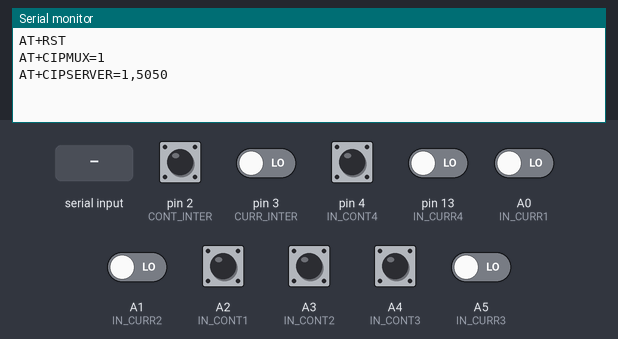
A sketch run on a simulated Arduino Uno, built with avr-gcc and run on an emulated ATmega328P. Parts: the last lines printed to the serial monitor. The inputs (shaded band) are chosen by the test bench; at power-on: A2 (IN_CONT1), A3 (IN_CONT2), A4 (IN_CONT3), pin 2 (CONT_INTER), pin 4 (IN_CONT4) HIGH, A0 (IN_CURR1), A1 (IN_CURR2), A5 (IN_CURR3), pin 3 (CURR_INTER), pin 13 (IN_CURR4) LOW.

Above: at 4.5 s.
4.6 s: "<OR1>" received over Serial
At 6.9 s:
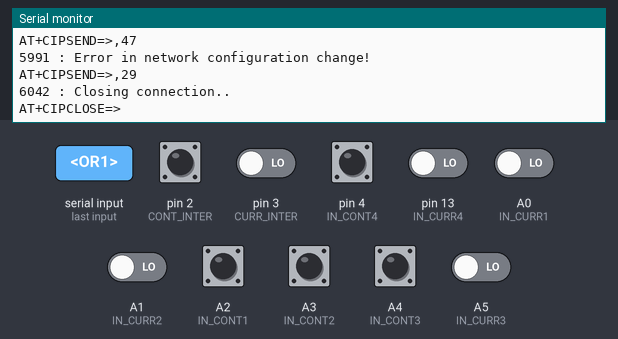
7.6 s: "<OR2>" received over Serial
At 8.06 s:
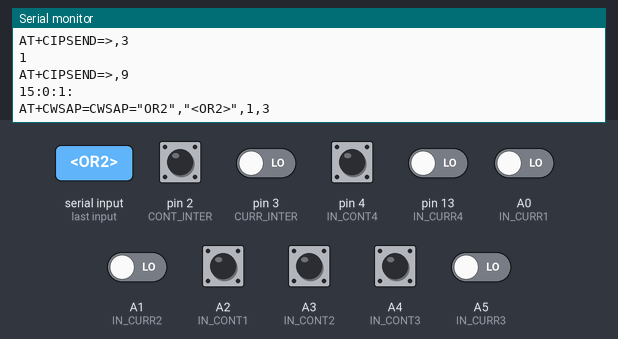
9.1 s: "<,CONNECT>" received over Serial
At 10.48 s:
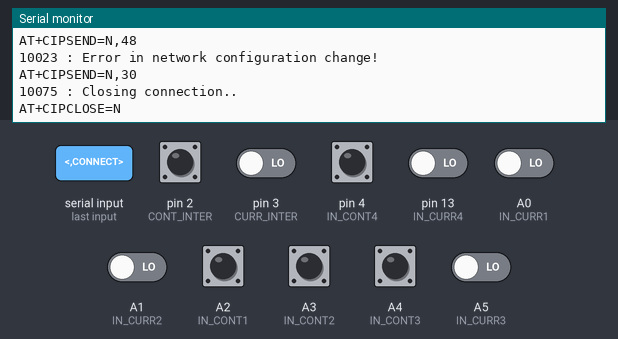
10.6 s: "<,CLOSED>" received over Serial
At 11.5 s:
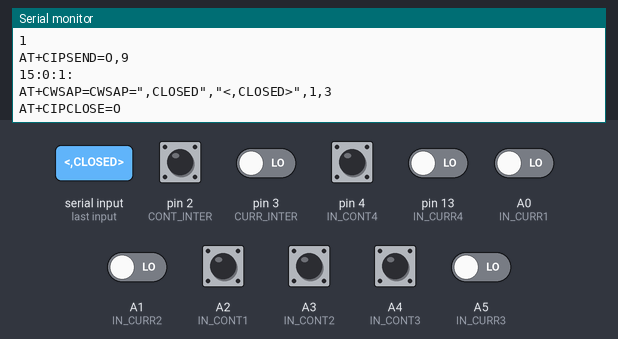
12.1 s: "<+IPD,>" received over Serial
At 13.06 s:
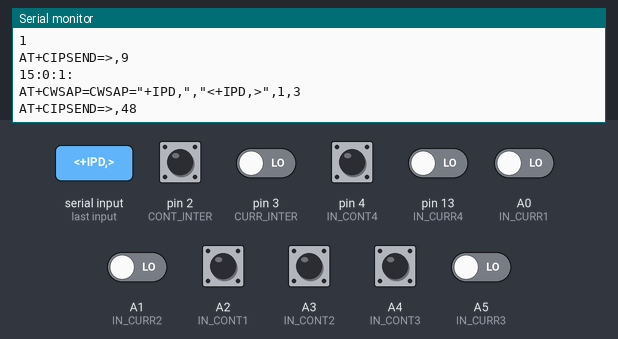
13.7 s: "<OSD>" received over Serial
At 14.12 s:
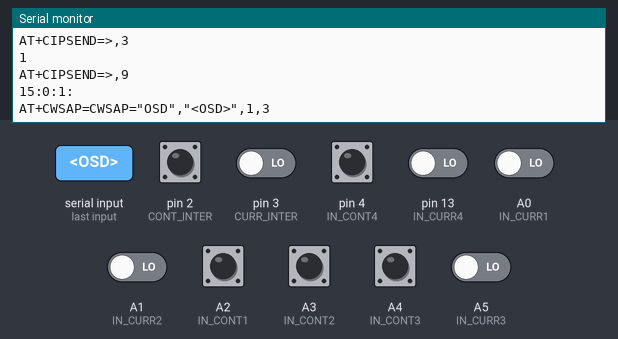
Timing chart, 0 to 16.4 s (numbered marks = the images above; inputs shaded):
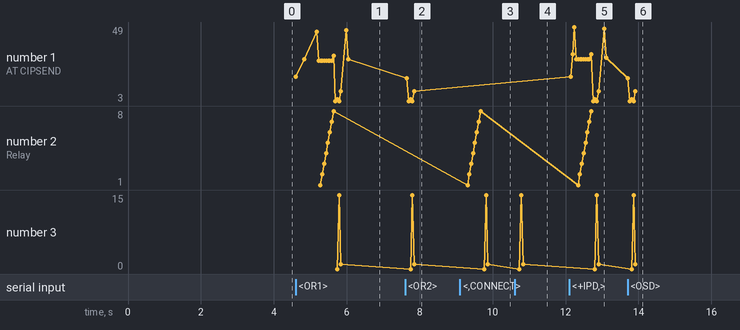

The sketch:

texuino_controller_v1.2.ino
```cpp
#define ON 1
#define OFF 0
#define GOT_IP 2
#define CONNCTD 3
#define DSCNCTD 4
//Output pins:
#define R1 5
#define R2 6
#define R3 7
#define R4 8
#define R5 9
#define R6 10
#define R7 11
#define R8 12
//Input pins:
#define IN_CURR1 A0
#define IN_CURR2 A1
#define IN_CONT1 A2
#define IN_CONT2 A3
#define IN_CONT3 A4
#define IN_CURR3 A5
#define CONT_INTER 2
#define CURR_INTER 3
#define IN_CONT4 4
#define IN_CURR4 13

boolean messages[] = {false, false, false, false, false};
boolean safeDisconnect[] = {false, false, false, false, false};
int connectionStatus[] = {DSCNCTD, DSCNCTD, DSCNCTD, DSCNCTD, DSCNCTD};
int relayByte = 0;
int responseDelay = 10;

void setup()
{
  Serial.begin(115200);
  //Relays:
  pinMode(R1, OUTPUT);
  pinMode(R2, OUTPUT);
  pinMode(R3, OUTPUT);
  pinMode(R4, OUTPUT);
  pinMode(R5, OUTPUT);
  pinMode(R6, OUTPUT);
  pinMode(R7, OUTPUT);
  pinMode(R8, OUTPUT);
  //Contuinity inputs:
  pinMode(IN_CONT1, INPUT_PULLUP);
  pinMode(IN_CONT2, INPUT_PULLUP);
  pinMode(IN_CONT3, INPUT_PULLUP);
  pinMode(IN_CONT4, INPUT_PULLUP);
  pinMode(CONT_INTER, INPUT_PULLUP);
  //Current inputs:
  pinMode(IN_CURR1, INPUT);
  pinMode(IN_CURR2, INPUT);
  pinMode(IN_CURR3, INPUT);
  pinMode(IN_CURR4, INPUT);
  pinMode(CURR_INTER, INPUT);
  //Initialise Wi-Fi module:
  setupModule();
}

void loop()
{
  processCommand(streamRead());
}

void sendInfoMessage(String connnectionId, String msg, boolean timestamp)
{
  int id = connnectionId.toInt();
  if ((id >= 0) && (id <= 5))
  {
    if (messages[id])
    {
      if (timestamp)
      {
        long tickCount = millis();
        msg = String(tickCount) + " : " + msg;
      }
      streamWrite(connnectionId, msg, true);
    }
  }
}

void streamWrite(String connnectionId, String value, boolean newline)
{
  int msgSize = value.length();
  if (newline)
  {
    msgSize = msgSize + 2;
  }

  Serial.print("AT+CIPSEND=" + connnectionId + ",");
  Serial.println(msgSize);
  delay(50);
  if (newline)
  {
    Serial.println(value);
  }
  else
  {
    Serial.print(value);
  }
  delay(msgSize * responseDelay);
}

String streamRead()
{
  String content = "";
  char character;
  delay(50);
  while (Serial.available())
  {
    character = Serial.read();
    content.concat(character);
  }
  return content;
}

void processCommand(String cmd)
{
  String id = "0";
  if (cmd.length() > 0)
  {

    // **************************************************************************************************QUERY CONNECTION**************************************************************************************** \\
    if (cmd.indexOf(",CONNECT") >= 0)
    {
      id = cmd.substring(cmd.indexOf(",CONNECT") - 1, cmd.indexOf(",CONNECT"));
      int idIndex = id.toInt(); //need validation here
      if (idIndex < 5)
      {
        connectionStatus[idIndex] = CONNCTD;
        //DEBUG
        //streamWrite("0", "CONNECTION OPENED, ID: " + id, true);
      }
      else
      {
        //DEBUG
        //streamWrite("0", "ERROR INDEXING ID!", true);
      }
    }

    if (cmd.indexOf(",CLOSED") >= 0)
    {
      id = cmd.substring(cmd.indexOf(",CLOSED") - 1, cmd.indexOf(",CLOSED"));
      int idIndex = id.toInt();
      if (idIndex < 5)
      {
        connectionStatus[idIndex] = DSCNCTD;
        //DEBUG
        //streamWrite("0", "CONNECTION CLOSED, ID: " + id, true);
      }
      else
      {
        //DEBUG
        //streamWrite("0", "ERROR INDEXING ID!", true);
      }
    }

    // *********************************************************************************************************COMMANDS******************************************************************************************** \\
    if (cmd.indexOf("+IPD,") >= 0)
    {
      //Get sender ID:
      id = cmd.substring(cmd.indexOf("+IPD,") + 5, cmd.indexOf("+IPD,") + 6);
      //DEBUG
      //streamWrite("0", "DATA RECEIVED FROM ID: " + id, true);
      //Convert string id to int:
      int idIndex = id.toInt();

      //Look up string for the following possible commands:

      //-------------------------------------------------------------TOGGLE MESSAGES------------------------------------------------------------\\
      if (cmd.indexOf("MSGS") >= 0)
      {
        messages[idIndex] = !messages[idIndex];
        if (messages[idIndex])
        {
          streamWrite(id, "MESSAGES SHOWING", true);
        }
        else
        {
          streamWrite(id, "MESSAGES HIDDEN", true);
        }
      }
      //------------------------------------------------------------------END--------------------------------------------------------------------\\

      //------------------------------------------------------------SEND AT CMD------------------------------------------------------------------\\
      if ((cmd.indexOf("ATSEND") >= 0) && (cmd.indexOf("<") >= 0) && (cmd.indexOf(">") >= 0) && (cmd.indexOf("{") >= 0) && (cmd.indexOf("}") >= 0))
      {
        String atCmd = cmd.substring(cmd.indexOf('<') + 1, cmd.indexOf('>'));
        String atdelay = cmd.substring(cmd.indexOf('{') + 1, cmd.indexOf('}'));
        sendAtCommand(atCmd, atdelay.toInt());
        sendInfoMessage(id, "Sent AT command: " + atCmd, true);
      }
      //------------------------------------------------------------------END--------------------------------------------------------------------\\

      //------------------------------------------------------------RESPONSE DELAY---------------------------------------------------------------\\
      if ( (cmd.indexOf("RESDLY") >= 0) && (cmd.indexOf("<") >= 0) && (cmd.indexOf(">") >= 0) )
      {
        String delaySize = cmd.substring(cmd.indexOf('<') + 1, cmd.indexOf('>'));
        responseDelay = delaySize.toInt();
        sendInfoMessage(id, "Set response delay multiplier to: " + delaySize, true);
      }
      //------------------------------------------------------------------END--------------------------------------------------------------------\\

      //------------------------------------------------------------SAFE DISCONNECT--------------------------------------------------------------\\
      if ((idIndex >= 0) && (idIndex <= 4))
      {
        if (cmd.indexOf("OSD") >= 0)
        {
          safeDisconnect[idIndex] = false;
          sendInfoMessage(id, "Safe disconnect deactivated", true);
        }
        if (cmd.indexOf("ISD") >= 0)
        {
          safeDisconnect[idIndex] = true;
          sendInfoMessage(id, "Safe disconnect activated", true);
        }
      }
      //------------------------------------------------------------------END--------------------------------------------------------------------\\

      //------------------------------------------------------------RELAY 1 CONTROL--------------------------------------------------------------\\
      if (cmd.indexOf("OR1") >= 0)
      {
        digitalWrite(R1, LOW);
        bitWrite(relayByte, 0, 0);
        sendInfoMessage(id, "Relay 1 deactivated", true);
      }
      if (cmd.indexOf("IR1") >= 0)
      {
        digitalWrite(R1, HIGH);
        bitWrite(relayByte, 0, 1);
        sendInfoMessage(id, "Relay 1 activated", true);
      }
      //------------------------------------------------------------------END--------------------------------------------------------------------\\

      //------------------------------------------------------------RELAY 2 CONTROL--------------------------------------------------------------\\
      if (cmd.indexOf("OR2") >= 0)
      {
        digitalWrite(R2, LOW);
        bitWrite(relayByte, 1, 0);
        sendInfoMessage(id, "Relay 2 deactivated", true);
      }
      if (cmd.indexOf("IR2") >= 0)
      {
        digitalWrite(R2, HIGH);
        bitWrite(relayByte, 1, 1);
        sendInfoMessage(id, "Relay 2 activated", true);
      }
      //------------------------------------------------------------------END--------------------------------------------------------------------\\

      //------------------------------------------------------------RELAY 3 CONTROL--------------------------------------------------------------\\
      if (cmd.indexOf("OR3") >= 0)
      {
        digitalWrite(R3, LOW);
        bitWrite(relayByte, 2, 0);
        sendInfoMessage(id, "Relay 3 deactivated", true);
      }
      if (cmd.indexOf("IR3") >= 0)
      {
        digitalWrite(R3, HIGH);
        bitWrite(relayByte, 2, 1);
        sendInfoMessage(id, "Relay 3 activated", true);
      }
      //------------------------------------------------------------------END--------------------------------------------------------------------\\

      //------------------------------------------------------------RELAY 4 CONTROL--------------------------------------------------------------\\
      if (cmd.indexOf("OR4") >= 0)
      {
        digitalWrite(R4, LOW);
        bitWrite(relayByte, 3, 0);
        sendInfoMessage(id, "Relay 4 deactivated", true);
      }
      if (cmd.indexOf("IR4") >= 0)
      {
        digitalWrite(R4, HIGH);
        bitWrite(relayByte, 3, 1);
        sendInfoMessage(id, "Relay 4 activated", true);
      }
      //------------------------------------------------------------------END--------------------------------------------------------------------\\

      //------------------------------------------------------------RELAY 5 CONTROL--------------------------------------------------------------\\
      if (cmd.indexOf("OR5") >= 0)
      {
        digitalWrite(R5, LOW);
        bitWrite(relayByte, 4, 0);
        sendInfoMessage(id, "Relay 5 deactivated", true);
      }
      if (cmd.indexOf("IR5") >= 0)
      {
        digitalWrite(R5, HIGH);
        bitWrite(relayByte, 4, 1);
        sendInfoMessage(id, "Relay 5 activated", true);
      }
      //------------------------------------------------------------------END--------------------------------------------------------------------\\

      //------------------------------------------------------------RELAY 6 CONTROL--------------------------------------------------------------\\
      if (cmd.indexOf("OR6") >= 0)
      {
        digitalWrite(R6, LOW);
        bitWrite(relayByte, 5, 0);
        sendInfoMessage(id, "Relay 6 deactivated", true);
      }
      if (cmd.indexOf("IR6") >= 0)
      {
        digitalWrite(R6, HIGH);
        bitWrite(relayByte, 5, 1);
        sendInfoMessage(id, "Relay 6 activated", true);
      }
      //------------------------------------------------------------------END--------------------------------------------------------------------\\

      //------------------------------------------------------------RELAY 7 CONTROL--------------------------------------------------------------\\
      if (cmd.indexOf("OR7") >= 0)
      {
        digitalWrite(R7, LOW);
        bitWrite(relayByte, 6, 0);
        sendInfoMessage(id, "Relay 7 deactivated", true);
      }
      if (cmd.indexOf("IR7") >= 0)
      {
        digitalWrite(R7, HIGH);
        bitWrite(relayByte, 6, 1);
        sendInfoMessage(id, "Relay 7 activated", true);
      }
      //------------------------------------------------------------------END--------------------------------------------------------------------\\

      //------------------------------------------------------------RELAY 8 CONTROL--------------------------------------------------------------\\
      if (cmd.indexOf("OR8") >= 0)
      {
        digitalWrite(R8, LOW);
        bitWrite(relayByte, 7, 0);
        sendInfoMessage(id, "Relay 8 deactivated", true);
      }
      if (cmd.indexOf("IR8") >= 0)
      {
        digitalWrite(R8, HIGH);
        bitWrite(relayByte, 7, 1);
        sendInfoMessage(id, "Relay 8 activated", true);
      }
      //------------------------------------------------------------------END--------------------------------------------------------------------\\

      //----------------------------------------------------------ALL RELAY CONTROL--------------------------------------------------------------\\
      if (cmd.indexOf("OAR") >= 0)
      {
        setAllRelays(OFF);
        sendInfoMessage(id, "All relays deactivated", true);
      }
      if (cmd.indexOf("IAR") >= 0)
      {
        setAllRelays(ON);
        sendInfoMessage(id, "All relays activated", true);
      }
      //------------------------------------------------------------------END--------------------------------------------------------------------\\

      //-----------------------------------------------------------PRINT RELAY BYTE--------------------------------------------------------------\\
      if (cmd.indexOf("GRB") >= 0)
      {
        streamWrite(id, String(relayByte), true);
      }
      //------------------------------------------------------------------END--------------------------------------------------------------------\\

      //----------------------------------------------------------PRINT INPUTS BYTE--------------------------------------------------------------\\
      if (cmd.indexOf("GIB") >= 0)
      {
        streamWrite(id, String(getInputs()), true);
      }
      //------------------------------------------------------------------END--------------------------------------------------------------------\\

      //----------------------------------------------------------PRINT INTERUPT BYTE------------------------------------------------------------\\
      if (cmd.indexOf("INRPT") >= 0)
      {
        streamWrite(id, String(getInterupts()), true);
      }
      //------------------------------------------------------------------END--------------------------------------------------------------------\\

      //------------------------------------------------------------PRINT ALL BYTES--------------------------------------------------------------\\
      if (cmd.indexOf("GFB") >= 0)
      {
        streamWrite(id, String(getInputs()) + ":" + String(relayByte) + ":" + String(getInterupts()) + ":", true);
      }
      //------------------------------------------------------------------END--------------------------------------------------------------------\\

      //------------------------------------------------------RECONFIGURE NETWORK PARAMS---------------------------------------------------------\\
      if ((cmd.indexOf("CNET") >= 0) && (cmd.indexOf("<") >= 0) && (cmd.indexOf(">") >= 0) && (cmd.indexOf("{") >= 0) && (cmd.indexOf("}") >= 0))
      {
        String netname = cmd.substring(cmd.indexOf('<') + 1, cmd.indexOf('>'));
        String netpass = cmd.substring(cmd.indexOf('{') + 1, cmd.indexOf('}'));
        if (configureNetwork(netname, netpass, "1", "3"))
        {
          sendInfoMessage(id, "Network configuration successfully changed", true);
          setupModule();
        }
        else
        {
          sendInfoMessage(id, "Error in network configuration change!", true);
        }
      }
      //------------------------------------------------------------------END--------------------------------------------------------------------\\

      //-----------------------------------------------------------CLOSE CONNECTION--------------------------------------------------------------\\
      if (cmd.indexOf("|CC|") >= 0)
      {
        sendInfoMessage(id, "Closing connection..", true);
        closeConnection(id, 100);
      }
      //------------------------------------------------------------------END--------------------------------------------------------------------\\

    }

  }
}

void setAllRelays(int state)
{
  if (state == OFF)
  {
    digitalWrite(R1, LOW);
    digitalWrite(R2, LOW);
    digitalWrite(R3, LOW);
    digitalWrite(R4, LOW);
    digitalWrite(R5, LOW);
    digitalWrite(R6, LOW);
    digitalWrite(R7, LOW);
    digitalWrite(R8, LOW);
    bitWrite(relayByte, 0, 0);
    bitWrite(relayByte, 1, 0);
    bitWrite(relayByte, 2, 0);
    bitWrite(relayByte, 3, 0);
    bitWrite(relayByte, 4, 0);
    bitWrite(relayByte, 5, 0);
    bitWrite(relayByte, 6, 0);
    bitWrite(relayByte, 7, 0);
  }
  else if (state == ON)
  {
    digitalWrite(R1, HIGH);
    digitalWrite(R2, HIGH);
    digitalWrite(R3, HIGH);
    digitalWrite(R4, HIGH);
    digitalWrite(R5, HIGH);
    digitalWrite(R6, HIGH);
    digitalWrite(R7, HIGH);
    digitalWrite(R8, HIGH);
    bitWrite(relayByte, 0, 1);
    bitWrite(relayByte, 1, 1);
    bitWrite(relayByte, 2, 1);
    bitWrite(relayByte, 3, 1);
    bitWrite(relayByte, 4, 1);
    bitWrite(relayByte, 5, 1);
    bitWrite(relayByte, 6, 1);
    bitWrite(relayByte, 7, 1);
  }
}

boolean getResponse()
{
  boolean response = false;
  if (Serial.available() > 0)
  {
    char text[] = "OK";
    if (Serial.find(text))
    {
      response = true;
    }
  }
  return response;
}

int getInterupts()
{
  int input = -1;
  int interuptByte = 0;

  input = digitalRead(CONT_INTER);
  bitWrite(interuptByte, 0, input);

  input = digitalRead(CURR_INTER);
  bitWrite(interuptByte, 1, input);

  return interuptByte;
}

int getInputs()
{
  int input = -1;
  int inputsByte = 0;

  input = digitalRead(IN_CONT1);
  bitWrite(inputsByte, 0, input);

  input = digitalRead(IN_CONT2);
  bitWrite(inputsByte, 1, input);

  input = digitalRead(IN_CONT3);
  bitWrite(inputsByte, 2, input);

  input = digitalRead(IN_CONT4);
  bitWrite(inputsByte, 3, input);

  input = digitalRead(IN_CURR1);
  bitWrite(inputsByte, 4, input);

  input = digitalRead(IN_CURR2);
  bitWrite(inputsByte, 5, input);

  input = digitalRead(IN_CURR3);
  bitWrite(inputsByte, 6, input);

  input = digitalRead(IN_CURR4);
  bitWrite(inputsByte, 7, input);

  return inputsByte;
}

int getOutputs()
{
  return relayByte;
}

void setupModule()
{
  delay(1000);
  resetNetwork();
  multipleConnections(true);
  setServer("1", "5050");
}

boolean setServer(String state, String port)
{
  return sendAtCommand("CIPSERVER=" + state + "," + port, 150);
}

boolean multipleConnections(boolean condition)
{
  if (condition)
  {
    return sendAtCommand("CIPMUX=1", 150);
  }
  else
  {
    return sendAtCommand("CIPMUX=0", 150);
  }
}

boolean resetNetwork()
{
  return sendAtCommand("RST", 2000);
}

boolean sendAtCommand(String cmd, int delayTime)
{
  String atCmd = "AT+" + cmd;
  Serial.println(atCmd);
  delay(delayTime);
  return getResponse();
}

boolean setNetworkMode(String mode)
{
  return sendAtCommand("CWMODE=" + mode, 100);
}

boolean queryConnections()
{
  return sendAtCommand("CIPSTATUS", 100);
}

boolean closeConnection(String connectionId, int delayTime)
{
  delay(delayTime);
  return sendAtCommand("CIPCLOSE=" + connectionId, 100);
}

boolean configureNetwork(String name, String password, String channel, String protection)
{
  String quote = "\"";
  name = quote + name + quote;
  password = quote + password + quote;
  String cmd = "CWSAP=" + name + "," + password + "," + channel + "," + protection;
  return sendAtCommand("CWSAP=" + cmd, 100);
}
```

Measured:
- after the input at 4.6 s, the serial monitor: prints a new line at once (image 1)
- after the input at 7.6 s, the serial monitor: prints a new line after 0.05 s (image 2)
- after the input at 9.1 s, the serial monitor: prints a new line at once (image 3)
- after the input at 10.6 s, the serial monitor: prints a new line at once (image 4)
- after the input at 12.1 s, the serial monitor: prints a new line at once (image 5)
- after the input at 13.7 s, the serial monitor: prints a new line at once (image 6)
